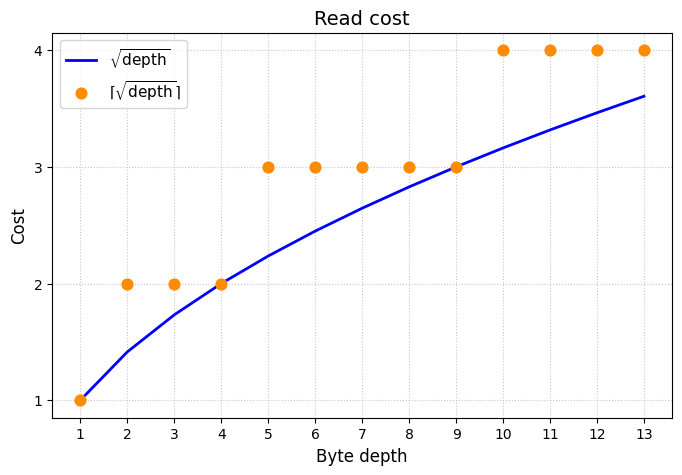

Python code for this plot:
import numpy as np
import matplotlib.pyplot as plt
import math
from matplotlib.ticker import MultipleLocator

def usqrt(x):
    """Ceiling of square root."""
    return math.isqrt(x - 1) + 1

# Generate points only up to 13
t_vals = np.arange(1, 14)

# Calculate exact square root and the upper integer square root
sqrt_vals = np.sqrt(t_vals)
usqrt_vals = np.array([usqrt(t) for t in t_vals])

fig, ax = plt.subplots(figsize=(8, 5))

# Plot both
ax.plot(t_vals, sqrt_vals, label=r'$\sqrt{\mathrm{depth}}$', color='blue', lw=2)
ax.scatter(t_vals, usqrt_vals, label=r'$\lceil\sqrt{\mathrm{depth}}\rceil$', color='darkorange', s=60, zorder=3)

ax.set_title("Read cost", fontsize=14)
ax.set_xlabel("Byte depth", fontsize=12)
ax.set_ylabel("Cost", fontsize=12)
ax.legend(fontsize=11)
ax.grid(True, linestyle=':', alpha=0.7)

# Force x and y axes to show integer ticks for better readability
ax.xaxis.set_major_locator(MultipleLocator(1))
ax.yaxis.set_major_locator(MultipleLocator(1))

plt.savefig('ceil_figure.png', bbox_inches='tight')
plt.close()
print("Saved ceil_figure.png")
